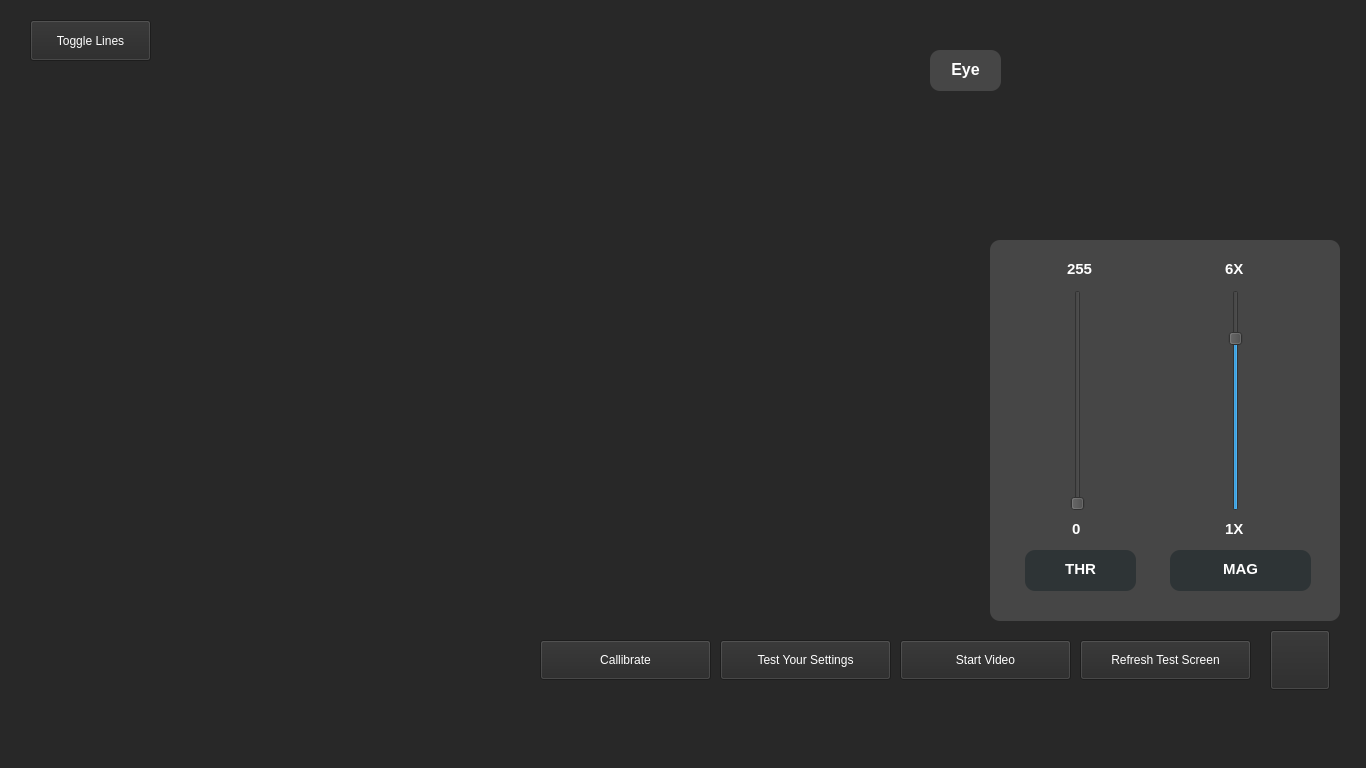
<?xml version="1.0" encoding="UTF-8"?>
<ui version="4.0">
 <class>EyeWriter</class>
 <widget class="QMainWindow" name="EyeWriter">
  <property name="geometry">
   <rect>
    <x>0</x>
    <y>0</y>
    <width>1366</width>
    <height>768</height>
   </rect>
  </property>
  <property name="windowTitle">
   <string>MainWindow</string>
  </property>
  <property name="styleSheet">
   <string notr="true">background-color: rgb(40, 40, 40); color: white</string>
  </property>
  <widget class="QWidget" name="App">
   <widget class="QLabel" name="frame_label">
    <property name="geometry">
     <rect>
      <x>60</x>
      <y>100</y>
      <width>640</width>
      <height>480</height>
     </rect>
    </property>
    <property name="styleSheet">
     <string notr="true">border-radius:10px; border-color: beige; padding: 6px</string>
    </property>
    <property name="text">
     <string/>
    </property>
    <property name="pixmap">
     <pixmap>video-off.png</pixmap>
    </property>
   </widget>
   <widget class="QLabel" name="eye_label">
    <property name="geometry">
     <rect>
      <x>815</x>
      <y>90</y>
      <width>300</width>
      <height>150</height>
     </rect>
    </property>
    <property name="styleSheet">
     <string notr="true">border-radius:10px; border-color: beige; padding: 6px</string>
    </property>
    <property name="text">
     <string/>
    </property>
    <property name="pixmap">
     <pixmap>video-off2.png</pixmap>
    </property>
   </widget>
   <widget class="QTextEdit" name="videoFeedTitle">
    <property name="geometry">
     <rect>
      <x>320</x>
      <y>55</y>
      <width>121</width>
      <height>41</height>
     </rect>
    </property>
    <property name="styleSheet">
     <string notr="true">background-color: rgb(70, 70, 70); border-radius:10px; border-color: beige; padding: 6px</string>
    </property>
    <property name="html">
     <string>&lt;!DOCTYPE HTML PUBLIC &quot;-//W3C//DTD HTML 4.0//EN&quot; &quot;http://www.w3.org/TR/REC-html40/strict.dtd&quot;&gt;
&lt;html&gt;&lt;head&gt;&lt;meta name=&quot;qrichtext&quot; content=&quot;1&quot; /&gt;&lt;style type=&quot;text/css&quot;&gt;
p, li { white-space: pre-wrap; }
&lt;/style&gt;&lt;/head&gt;&lt;body style=&quot; font-family:'Ubuntu'; font-size:11pt; font-weight:400; font-style:normal;&quot;&gt;
&lt;p align=&quot;center&quot; style=&quot; margin-top:0px; margin-bottom:0px; margin-left:0px; margin-right:0px; -qt-block-indent:0; text-indent:0px;&quot;&gt;&lt;span style=&quot; font-size:12pt; font-weight:600;&quot;&gt;Video Feed&lt;/span&gt;&lt;/p&gt;&lt;/body&gt;&lt;/html&gt;</string>
    </property>
   </widget>
   <widget class="QTextEdit" name="eyeTitle">
    <property name="geometry">
     <rect>
      <x>930</x>
      <y>50</y>
      <width>71</width>
      <height>41</height>
     </rect>
    </property>
    <property name="styleSheet">
     <string notr="true">background-color: rgb(70, 70, 70); border-radius:10px; border-color: beige; padding: 6px</string>
    </property>
    <property name="html">
     <string>&lt;!DOCTYPE HTML PUBLIC &quot;-//W3C//DTD HTML 4.0//EN&quot; &quot;http://www.w3.org/TR/REC-html40/strict.dtd&quot;&gt;
&lt;html&gt;&lt;head&gt;&lt;meta name=&quot;qrichtext&quot; content=&quot;1&quot; /&gt;&lt;style type=&quot;text/css&quot;&gt;
p, li { white-space: pre-wrap; }
&lt;/style&gt;&lt;/head&gt;&lt;body style=&quot; font-family:'Ubuntu'; font-size:11pt; font-weight:400; font-style:normal;&quot;&gt;
&lt;p align=&quot;center&quot; style=&quot; margin-top:0px; margin-bottom:0px; margin-left:0px; margin-right:0px; -qt-block-indent:0; text-indent:0px;&quot;&gt;&lt;span style=&quot; font-size:12pt; font-weight:600;&quot;&gt;Eye&lt;/span&gt;&lt;/p&gt;&lt;/body&gt;&lt;/html&gt;</string>
    </property>
   </widget>
   <widget class="QWidget" name="sliders" native="true">
    <property name="geometry">
     <rect>
      <x>990</x>
      <y>240</y>
      <width>350</width>
      <height>381</height>
     </rect>
    </property>
    <property name="styleSheet">
     <string notr="true">background-color: rgb(70, 70, 70); border-radius:10px; border-color: beige; padding: 6px</string>
    </property>
    <widget class="QSlider" name="thresholdSlider">
     <property name="geometry">
      <rect>
       <x>80</x>
       <y>50</y>
       <width>16</width>
       <height>221</height>
      </rect>
     </property>
     <property name="styleSheet">
      <string notr="true">color: rgb(255, 255, 255)</string>
     </property>
     <property name="maximum">
      <number>255</number>
     </property>
     <property name="orientation">
      <enum>Qt::Vertical</enum>
     </property>
    </widget>
    <widget class="QTextEdit" name="min_threshold">
     <property name="geometry">
      <rect>
       <x>72</x>
       <y>270</y>
       <width>31</width>
       <height>41</height>
      </rect>
     </property>
     <property name="html">
      <string>&lt;!DOCTYPE HTML PUBLIC &quot;-//W3C//DTD HTML 4.0//EN&quot; &quot;http://www.w3.org/TR/REC-html40/strict.dtd&quot;&gt;
&lt;html&gt;&lt;head&gt;&lt;meta name=&quot;qrichtext&quot; content=&quot;1&quot; /&gt;&lt;style type=&quot;text/css&quot;&gt;
p, li { white-space: pre-wrap; }
&lt;/style&gt;&lt;/head&gt;&lt;body style=&quot; font-family:'Ubuntu'; font-size:11pt; font-weight:400; font-style:normal;&quot;&gt;
&lt;p style=&quot; margin-top:0px; margin-bottom:0px; margin-left:0px; margin-right:0px; -qt-block-indent:0; text-indent:0px;&quot;&gt;&lt;span style=&quot; font-weight:600; color:#ffffff;&quot;&gt;0&lt;/span&gt;&lt;/p&gt;&lt;/body&gt;&lt;/html&gt;</string>
     </property>
    </widget>
    <widget class="QTextEdit" name="max_threshold">
     <property name="geometry">
      <rect>
       <x>67</x>
       <y>10</y>
       <width>51</width>
       <height>41</height>
      </rect>
     </property>
     <property name="html">
      <string>&lt;!DOCTYPE HTML PUBLIC &quot;-//W3C//DTD HTML 4.0//EN&quot; &quot;http://www.w3.org/TR/REC-html40/strict.dtd&quot;&gt;
&lt;html&gt;&lt;head&gt;&lt;meta name=&quot;qrichtext&quot; content=&quot;1&quot; /&gt;&lt;style type=&quot;text/css&quot;&gt;
p, li { white-space: pre-wrap; }
&lt;/style&gt;&lt;/head&gt;&lt;body style=&quot; font-family:'Ubuntu'; font-size:11pt; font-weight:400; font-style:normal;&quot;&gt;
&lt;p style=&quot; margin-top:0px; margin-bottom:0px; margin-left:0px; margin-right:0px; -qt-block-indent:0; text-indent:0px;&quot;&gt;&lt;span style=&quot; font-weight:600; color:#ffffff;&quot;&gt;255&lt;/span&gt;&lt;/p&gt;&lt;/body&gt;&lt;/html&gt;</string>
     </property>
    </widget>
    <widget class="QSlider" name="zoomSlider">
     <property name="geometry">
      <rect>
       <x>230</x>
       <y>50</y>
       <width>31</width>
       <height>221</height>
      </rect>
     </property>
     <property name="minimum">
      <number>1</number>
     </property>
     <property name="maximum">
      <number>6</number>
     </property>
     <property name="sliderPosition">
      <number>5</number>
     </property>
     <property name="orientation">
      <enum>Qt::Vertical</enum>
     </property>
    </widget>
    <widget class="QTextEdit" name="min_zoom">
     <property name="geometry">
      <rect>
       <x>225</x>
       <y>270</y>
       <width>41</width>
       <height>41</height>
      </rect>
     </property>
     <property name="html">
      <string>&lt;!DOCTYPE HTML PUBLIC &quot;-//W3C//DTD HTML 4.0//EN&quot; &quot;http://www.w3.org/TR/REC-html40/strict.dtd&quot;&gt;
&lt;html&gt;&lt;head&gt;&lt;meta name=&quot;qrichtext&quot; content=&quot;1&quot; /&gt;&lt;style type=&quot;text/css&quot;&gt;
p, li { white-space: pre-wrap; }
&lt;/style&gt;&lt;/head&gt;&lt;body style=&quot; font-family:'Ubuntu'; font-size:11pt; font-weight:400; font-style:normal;&quot;&gt;
&lt;p style=&quot; margin-top:0px; margin-bottom:0px; margin-left:0px; margin-right:0px; -qt-block-indent:0; text-indent:0px;&quot;&gt;&lt;span style=&quot; font-weight:600; color:#ffffff;&quot;&gt;1X&lt;/span&gt;&lt;/p&gt;&lt;/body&gt;&lt;/html&gt;</string>
     </property>
    </widget>
    <widget class="QTextEdit" name="max_zoom">
     <property name="geometry">
      <rect>
       <x>225</x>
       <y>10</y>
       <width>51</width>
       <height>41</height>
      </rect>
     </property>
     <property name="html">
      <string>&lt;!DOCTYPE HTML PUBLIC &quot;-//W3C//DTD HTML 4.0//EN&quot; &quot;http://www.w3.org/TR/REC-html40/strict.dtd&quot;&gt;
&lt;html&gt;&lt;head&gt;&lt;meta name=&quot;qrichtext&quot; content=&quot;1&quot; /&gt;&lt;style type=&quot;text/css&quot;&gt;
p, li { white-space: pre-wrap; }
&lt;/style&gt;&lt;/head&gt;&lt;body style=&quot; font-family:'Ubuntu'; font-size:11pt; font-weight:400; font-style:normal;&quot;&gt;
&lt;p style=&quot; margin-top:0px; margin-bottom:0px; margin-left:0px; margin-right:0px; -qt-block-indent:0; text-indent:0px;&quot;&gt;&lt;span style=&quot; font-weight:600; color:#ffffff;&quot;&gt;6X&lt;/span&gt;&lt;/p&gt;&lt;/body&gt;&lt;/html&gt;</string>
     </property>
    </widget>
    <widget class="QTextEdit" name="textEdit">
     <property name="geometry">
      <rect>
       <x>35</x>
       <y>310</y>
       <width>111</width>
       <height>41</height>
      </rect>
     </property>
     <property name="styleSheet">
      <string notr="true">background-color: rgb(46, 52, 54)</string>
     </property>
     <property name="html">
      <string>&lt;!DOCTYPE HTML PUBLIC &quot;-//W3C//DTD HTML 4.0//EN&quot; &quot;http://www.w3.org/TR/REC-html40/strict.dtd&quot;&gt;
&lt;html&gt;&lt;head&gt;&lt;meta name=&quot;qrichtext&quot; content=&quot;1&quot; /&gt;&lt;style type=&quot;text/css&quot;&gt;
p, li { white-space: pre-wrap; }
&lt;/style&gt;&lt;/head&gt;&lt;body style=&quot; font-family:'Ubuntu'; font-size:11pt; font-weight:400; font-style:normal;&quot;&gt;
&lt;p align=&quot;center&quot; style=&quot; margin-top:0px; margin-bottom:0px; margin-left:0px; margin-right:0px; -qt-block-indent:0; text-indent:0px;&quot;&gt;&lt;span style=&quot; font-weight:600;&quot;&gt;THR&lt;/span&gt;&lt;/p&gt;&lt;/body&gt;&lt;/html&gt;</string>
     </property>
    </widget>
    <widget class="QTextEdit" name="textEdit_2">
     <property name="geometry">
      <rect>
       <x>180</x>
       <y>310</y>
       <width>141</width>
       <height>41</height>
      </rect>
     </property>
     <property name="styleSheet">
      <string notr="true">background-color: rgb(46, 52, 54)</string>
     </property>
     <property name="html">
      <string>&lt;!DOCTYPE HTML PUBLIC &quot;-//W3C//DTD HTML 4.0//EN&quot; &quot;http://www.w3.org/TR/REC-html40/strict.dtd&quot;&gt;
&lt;html&gt;&lt;head&gt;&lt;meta name=&quot;qrichtext&quot; content=&quot;1&quot; /&gt;&lt;style type=&quot;text/css&quot;&gt;
p, li { white-space: pre-wrap; }
&lt;/style&gt;&lt;/head&gt;&lt;body style=&quot; font-family:'Ubuntu'; font-size:11pt; font-weight:400; font-style:normal;&quot;&gt;
&lt;p align=&quot;center&quot; style=&quot; margin-top:0px; margin-bottom:0px; margin-left:0px; margin-right:0px; -qt-block-indent:0; text-indent:0px;&quot;&gt;&lt;span style=&quot; font-weight:600;&quot;&gt;MAG&lt;/span&gt;&lt;/p&gt;&lt;/body&gt;&lt;/html&gt;</string>
     </property>
    </widget>
   </widget>
   <widget class="QLabel" name="xIcon">
    <property name="geometry">
     <rect>
      <x>619</x>
      <y>320</y>
      <width>128</width>
      <height>128</height>
     </rect>
    </property>
    <property name="text">
     <string/>
    </property>
    <property name="pixmap">
     <pixmap>x.png</pixmap>
    </property>
   </widget>
   <widget class="QPushButton" name="clickCenter">
    <property name="geometry">
     <rect>
      <x>619</x>
      <y>270</y>
      <width>128</width>
      <height>41</height>
     </rect>
    </property>
    <property name="text">
     <string>CENTER</string>
    </property>
   </widget>
   <widget class="QPushButton" name="menuButton">
    <property name="geometry">
     <rect>
      <x>1270</x>
      <y>630</y>
      <width>60</width>
      <height>60</height>
     </rect>
    </property>
    <property name="text">
     <string/>
    </property>
    <property name="icon">
     <iconset theme="breeze">
      <normaloff>.</normaloff>.</iconset>
    </property>
   </widget>
   <widget class="QLabel" name="label">
    <property name="geometry">
     <rect>
      <x>820</x>
      <y>280</y>
      <width>300</width>
      <height>300</height>
     </rect>
    </property>
    <property name="text">
     <string/>
    </property>
    <property name="pixmap">
     <pixmap>eyeWriterIcon.png</pixmap>
    </property>
   </widget>
   <widget class="QWidget" name="buttons" native="true">
    <property name="geometry">
     <rect>
      <x>530</x>
      <y>630</y>
      <width>731</width>
      <height>61</height>
     </rect>
    </property>
    <widget class="QPushButton" name="callibrate">
     <property name="geometry">
      <rect>
       <x>10</x>
       <y>10</y>
       <width>171</width>
       <height>40</height>
      </rect>
     </property>
     <property name="styleSheet">
      <string notr="true"/>
     </property>
     <property name="text">
      <string>Callibrate</string>
     </property>
    </widget>
    <widget class="QPushButton" name="startVideo">
     <property name="geometry">
      <rect>
       <x>370</x>
       <y>10</y>
       <width>171</width>
       <height>40</height>
      </rect>
     </property>
     <property name="text">
      <string>Start Video</string>
     </property>
    </widget>
    <widget class="QPushButton" name="startTest">
     <property name="geometry">
      <rect>
       <x>190</x>
       <y>10</y>
       <width>171</width>
       <height>40</height>
      </rect>
     </property>
     <property name="text">
      <string>Test Your Settings</string>
     </property>
    </widget>
    <widget class="QPushButton" name="refreshTestScreen">
     <property name="geometry">
      <rect>
       <x>550</x>
       <y>10</y>
       <width>171</width>
       <height>40</height>
      </rect>
     </property>
     <property name="text">
      <string>Refresh Test Screen</string>
     </property>
    </widget>
   </widget>
   <widget class="QLabel" name="testTracking">
    <property name="geometry">
     <rect>
      <x>0</x>
      <y>0</y>
      <width>1366</width>
      <height>768</height>
     </rect>
    </property>
    <property name="styleSheet">
     <string notr="true">border-radius: 6px</string>
    </property>
    <property name="text">
     <string/>
    </property>
   </widget>
   <widget class="QPushButton" name="toggleLines">
    <property name="geometry">
     <rect>
      <x>30</x>
      <y>20</y>
      <width>121</width>
      <height>41</height>
     </rect>
    </property>
    <property name="text">
     <string>Toggle Lines</string>
    </property>
   </widget>
   <zorder>frame_label</zorder>
   <zorder>videoFeedTitle</zorder>
   <zorder>xIcon</zorder>
   <zorder>clickCenter</zorder>
   <zorder>label</zorder>
   <zorder>testTracking</zorder>
   <zorder>sliders</zorder>
   <zorder>buttons</zorder>
   <zorder>menuButton</zorder>
   <zorder>eye_label</zorder>
   <zorder>eyeTitle</zorder>
   <zorder>toggleLines</zorder>
  </widget>
  <widget class="QMenuBar" name="menubar">
   <property name="geometry">
    <rect>
     <x>0</x>
     <y>0</y>
     <width>1366</width>
     <height>22</height>
    </rect>
   </property>
  </widget>
  <widget class="QStatusBar" name="statusbar"/>
 </widget>
 <resources/>
 <connections/>
</ui>
